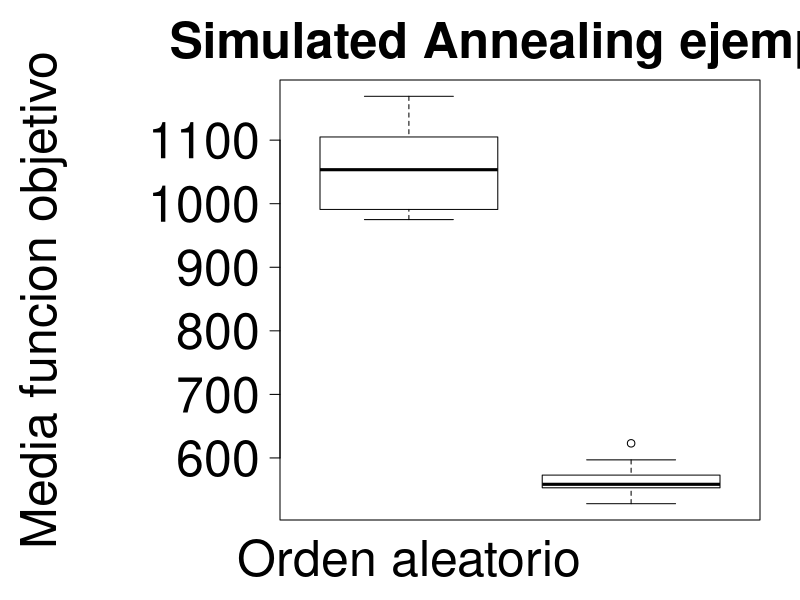

This chart was generated by the following R code:
# Boxplot

# Escriba aqui los resultados de las ejecuciones de dos algoritmos
# para ser comparados
resultados1 <- c(1169,1063,987,1039,1044,1099,1105,975,1156,991) #orden aleatorio
resultados2 <- c(553,623,597,554,558, 552,528,573,559,564) #vecino mas cercano

# Resultados para parametro alfa
#resultados1 <- c(98635, 88693, 92823, 102833, 97891, 95086, 100768, 91539, 93955, 91434) #alfa 0.98
#resultados2 <- c(85566, 92228, 82581, 92409, 76128, 84312, 93004, 75560, 84186, 84850) #alfa 0.99

# Reemplaze aqui con el nombre del archivo a para crear el boxplot
plotfile = "ejemplo-boxplot.png"

# Crear una matrix para el plot
all.data = cbind(resultados1, resultados2)

# Nombres de las pruebas o algoritmos
colnames (all.data) <- c("Orden aleatorio", "Vecino mas cercano")
#colnames (all.data) <- c("0.98", "0.99")

# data.matrix is a matrix or a data frame
# Customize the plot using par:
# plot.axis.style  0: always parallel to the axis, 1: always horizontal, 2: always perpendicular to the axis, 3: always vertical
# plot.mar margin of the plot (down, left, up, right)
# plot.size.axis / title size of the axis and title
# vertical.x.axis try 1 or 2 
do.boxplot <- function (data.matrix, data.labels=colnames(data.matrix), plot.mar=c(4,14,4,2), 
                        plot.title="Simulated Annealing ejemplo", plot.yaxis.label="Media funcion objetivo",
                        output="sample-boxplot.png", plot.axis.style=1, plot.size.axis=3, 
                        plot.size.title=3, plot.text.yaxis=3, vertical.x.axis=1, 
                        colors=rep(0, ncol(data.matrix))){

  if (ncol(data.matrix)!= length(data.labels)){
    cat ("Error there must be same amount of data sets and data labels.")
    return()
  }
  png (file = output, width = 800, height =  450, units = "px", pointsize = 8, bg = "white")
  par (las=plot.axis.style, mar=plot.mar, cex.axis=plot.size.axis, cex.main=plot.size.title)
  boxplot (data.matrix, main=plot.title, xaxt="n", col=colors)
  mtext (plot.yaxis.label, side=2, line=(plot.mar[2]-3), cex=plot.text.yaxis, las=0)
  axis (1, at=c(1:length(data.labels)), labels=data.labels, line=plot.mar[1] - 3, 
       tick=FALSE, las=vertical.x.axis, cex.axis=plot.size.axis)
  cat ("Plot creado en: ", output, "\n")
  dev.off()
}

#Plot details in the file boxplot.R
do.boxplot(data.matrix=all.data, output=plotfile)
